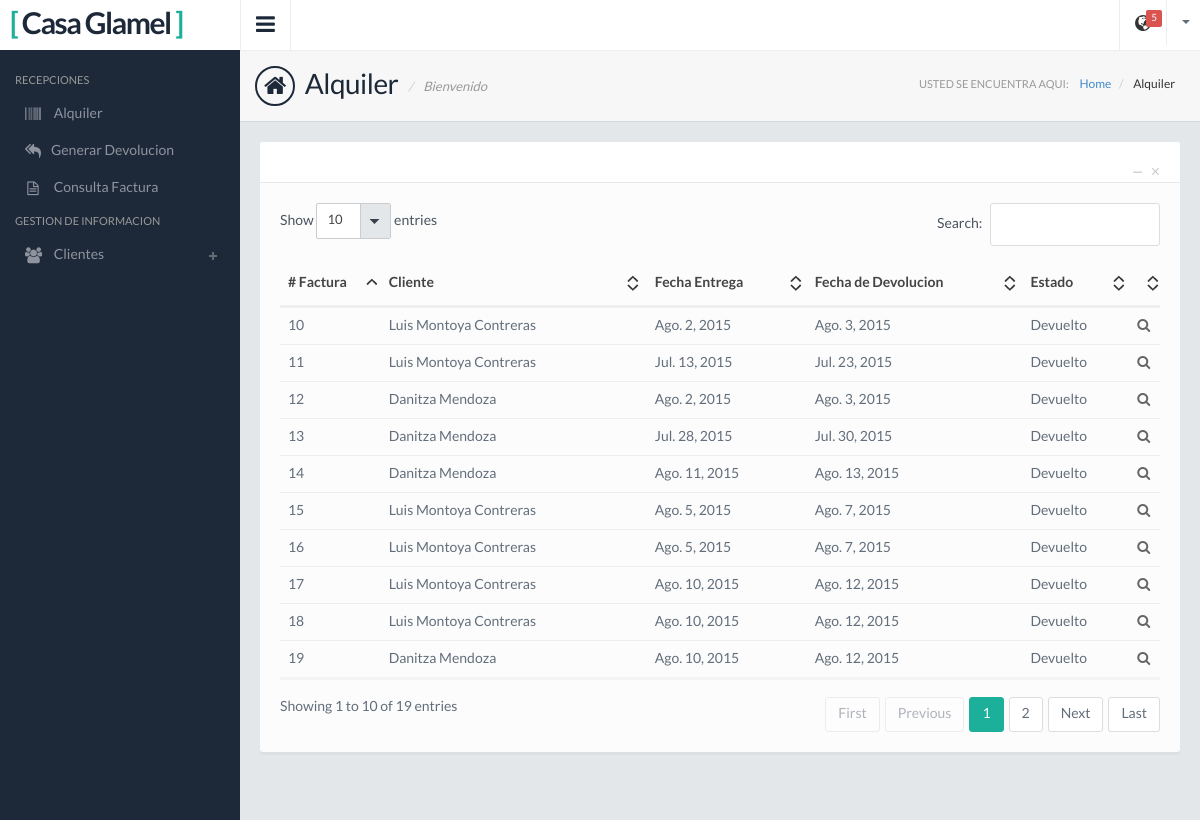
The page /Factura-List/ on the database its author committed.
### Apps/Alquiler/models.py (models this page shows, shortened)
class Alquiler(models.Model):
    cliente = models.ForeignKey(Cliente)
    vendedor = models.CharField(max_length=50,blank=True)
    fecha_entrega = models.DateField()
    fecha_devolucion = models.DateField()
    devuelto = models.BooleanField(default=False)
    deposito = models.IntegerField()
    observaciones = models.TextField()
    fecha_devolucion_dia = models.DateField(blank=True,null=True)
    multa = models.IntegerField(blank=True,null=True)

### Apps/GestionInf/models.py (models this page shows)
class Cliente(models.Model):
    full_nombre = models.CharField(max_length=100)
    identificacion = models.IntegerField()
    direccion = models.CharField(max_length=100)
    telefono = models.IntegerField()
    correo = models.CharField(max_length=100)
    def __str__(self):
        return self.full_nombre

### Apps/Alquiler/views.py (the view)
# urls.py: url(r'Factura-List/$', Factura_List.as_view(), name='Factura_List'),
class Factura_List(ListView):
    model = Alquiler
    context_object_name = 'alquiler'
    template_name = 'ModuloRecepcionista/Alquiler/AlquilerDetailTemplate/alquiler_list.html'

### templates/ModuloRecepcionista/Alquiler/AlquilerDetailTemplate/alquiler_list.html (shortened to what this page needs)
{% extends "base_2.html" %}
{% load static from staticfiles %}
{% block link%} <link href="{% static 'css/jquery.datatables.css' %}" rel="stylesheet"> {%endblock%}
{% block page %} Alquiler {% endblock %}
{% block page2 %} Alquiler {% endblock %}
{% block contenido%}
    <div class="panel panel-default">
        <div class="panel-heading">
          <div class="panel-btns">
            <a href="#" class="panel-close">&times;</a>
            <a href="#" class="minimize">&minus;</a>
          </div>
        </div>
        <div class="panel-body">
          <div class="table-responsive">
          <table class="table" id="table3">
              <thead>
                 <tr>
                    <th># Factura</th>
                    <th>Cliente</th>
                    <th>Fecha Entrega</th>
                    <th>Fecha de Devolucion</th>
                    <th>Estado</th>
                     <th></th>
                 </tr>
              </thead>
              <tbody>
                 {%for alquiler in alquiler%}
                 <tr class="odd gradeX">
                    <td>{{alquiler.pk}}</td>
                     <td>{{alquiler.cliente}}</td>
                     <td>{{alquiler.fecha_entrega}}</td>
                     <td>{{alquiler.fecha_devolucion}}</td>
                     {% if alquiler.devuelto %}
                     <td>Devuelto</td>
                         {% else %}
                         <td>Pendiente</td>
                     {% endif %}
                    <td class="table-action">
                      <a href="{% url 'Alquiler:Alquiler_Factura' alquiler.pk %}"><i class="fa fa-search"></i></a>
                    </td>
                 </tr>
                 {%endfor%}
              </tbody>
           </table>
          </div>
        </div>
      </div>
{% endblock %}

### static/css/style.default.css (style rules this page uses)
body { background: #1d2939; font-family: 'LatoRegular', 'Lucida Grande', 'Lucida Sans Unicode', Helvetica, sans-serif !important; line-height: 21px; color: #636e7b; overflow: hidden; }
.table-action { text-align: center; }
.table-action a, .table-action-hide a { display: inline-block; margin-right: 5px; color: #666; }
.table-action a:last-child, .table-action-hide a:last-child { margin-right: 0; }

### rows shown on the page
Alquiler: pk "10", cliente "Luis Montoya Contreras", fecha_entrega "Ago. 2, 2015", fecha_devolucion "Ago. 3, 2015", devuelto "Devuelto"
Alquiler: pk "11", cliente "Luis Montoya Contreras", fecha_entrega "Jul. 13, 2015", fecha_devolucion "Jul. 23, 2015", devuelto "Devuelto"
Alquiler: pk "12", cliente "Danitza Mendoza", fecha_entrega "Ago. 2, 2015", fecha_devolucion "Ago. 3, 2015", devuelto "Devuelto"
Alquiler: pk "13", cliente "Danitza Mendoza", fecha_entrega "Jul. 28, 2015", fecha_devolucion "Jul. 30, 2015", devuelto "Devuelto"
Alquiler: pk "14", cliente "Danitza Mendoza", fecha_entrega "Ago. 11, 2015", fecha_devolucion "Ago. 13, 2015", devuelto "Devuelto"
Alquiler: pk "15", cliente "Luis Montoya Contreras", fecha_entrega "Ago. 5, 2015", fecha_devolucion "Ago. 7, 2015", devuelto "Devuelto"
Alquiler: pk "16", cliente "Luis Montoya Contreras", fecha_entrega "Ago. 5, 2015", fecha_devolucion "Ago. 7, 2015", devuelto "Devuelto"
Alquiler: pk "17", cliente "Luis Montoya Contreras", fecha_entrega "Ago. 10, 2015", fecha_devolucion "Ago. 12, 2015", devuelto "Devuelto"
Alquiler: pk "18", cliente "Luis Montoya Contreras", fecha_entrega "Ago. 10, 2015", fecha_devolucion "Ago. 12, 2015", devuelto "Devuelto"
Alquiler: pk "19", cliente "Danitza Mendoza", fecha_entrega "Ago. 10, 2015", fecha_devolucion "Ago. 12, 2015", devuelto "Devuelto"
